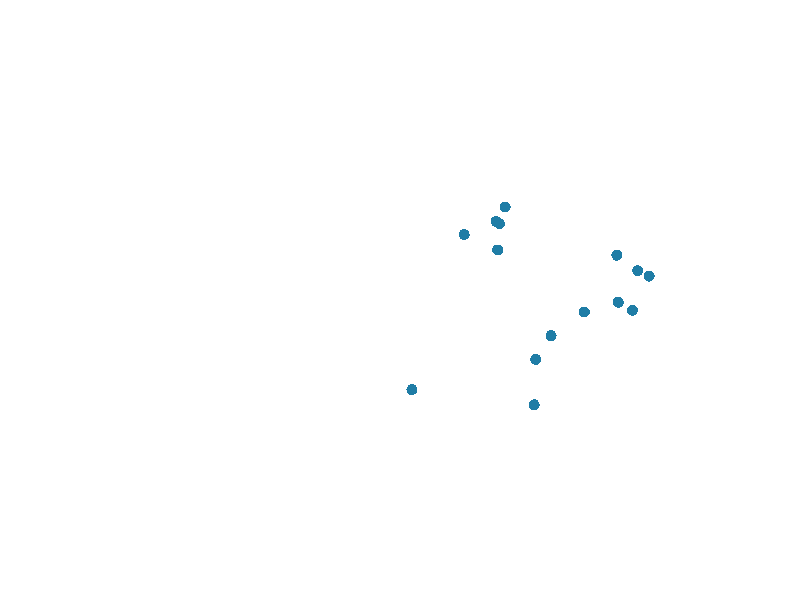

Source code (MATLAB):
clear all, close all, clc

N=15; % Number of agents
dt=0.05; % numerical steplength
Tf=30; % final time
max_iter = Tf/dt;
delta=0.02; % termination condition

% Set up the networks (adjacency matrices)

% Complete Graph
AK=ones(N,N)-diag(ones(N,1));
LK=(N-1).*diag(ones(N,1))-AK;
eL=eig(LK); l2K=eL(2);

% Line Graph
AL=diag(ones(N-1,1),1)+diag(ones(N-1,1),-1);
LL=2.*diag(ones(N,1))-AL; LL(1,1)=1; LL(N,N)=1;
eL=eig(LL); l2L=eL(2);

% Cycle Graph
AC=AL; AC(1,N)=1; AC(N,1)=1;
LC=2.*diag(ones(N,1))-AC;
eL=eig(LC); l2C=eL(2);


% Generate the initial conditions randomly
X=2.*rand(2,N);
% initial centroid
Xbar0 = 1/N*ones(1,N)*X';



% A is the adjacency matrix associated with the system
% Pick your favorite 
A=AL;
  
% Check for maximally allowable eps in Perron matrix
upper_bound=1/(max(sum(A)));

% Initialize plot
figure(1), hold on
set(gca,'xcolor','none','ycolor','none')
agenPlot = plot(X(1,:),X(2,:),'o','markersize',8,'MarkerFaceColor',[0.12,0.49,0.65],'MarkerEdgeColor','none');
axis([-0,2,-0,2])
  
for k = 1:max_iter-1
    

    u=zeros(2,N); %% Here is where we store the derivatives
    % FILL THIS PART!!!
    for i= 1:N 
        for j= 1:N 
            if (A(i,j) == 1)
                u(:,i) = u(:,i) - ( X(:,i) - X(:,j))*(norm(X(:,i) - X(:,j))-0.5);
                dist = norm(X(:,i) - X(:,j))

            end
        end
    end

    % Update the states using an Euler approximation
    for i=1:N
        X(:,i)=X(:,i)+dt.*u(:,i);
    end


    % Check if we have terminated
    xmax=0;
    for i=1:N
       xmax=max(xmax,norm(X(:,i)-Xbar0));
    end

    if xmax<delta
        break
    end

    % Update plot
    set(agenPlot,'xdata',X(1,:),'ydata',X(2,:))
    drawnow

end
